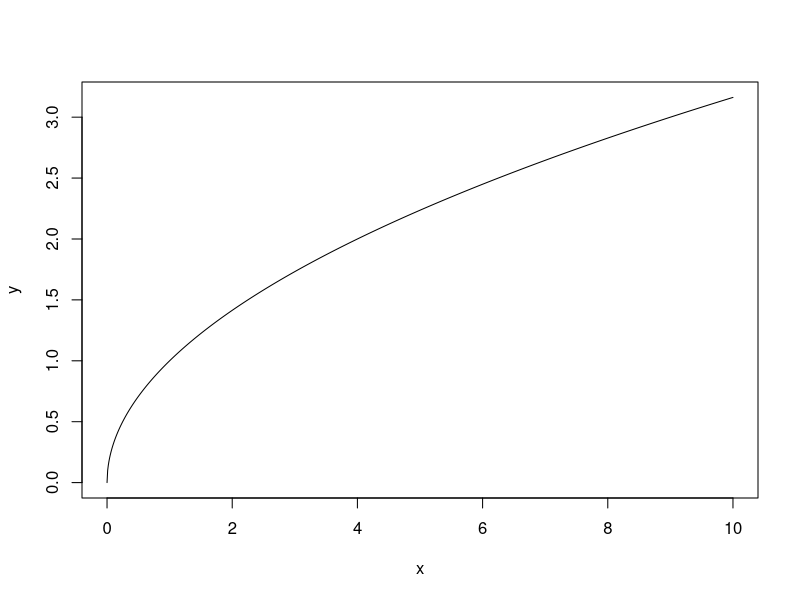
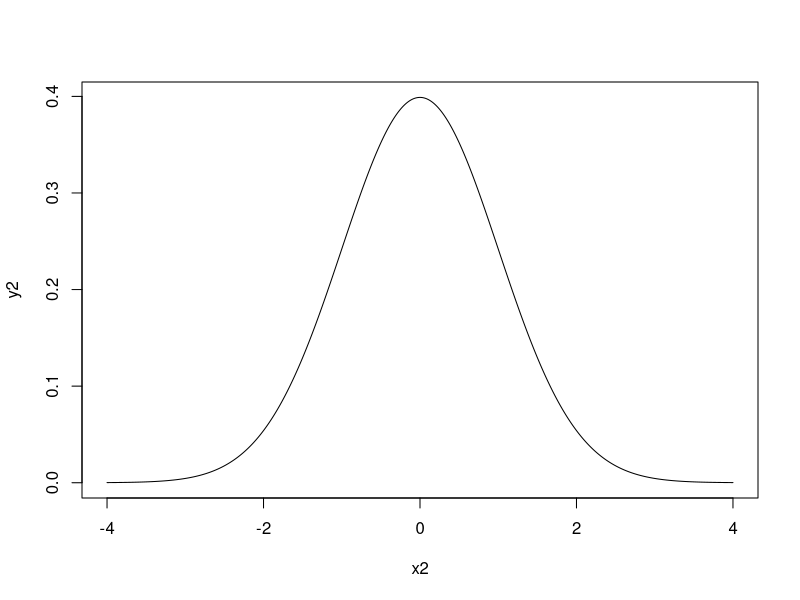
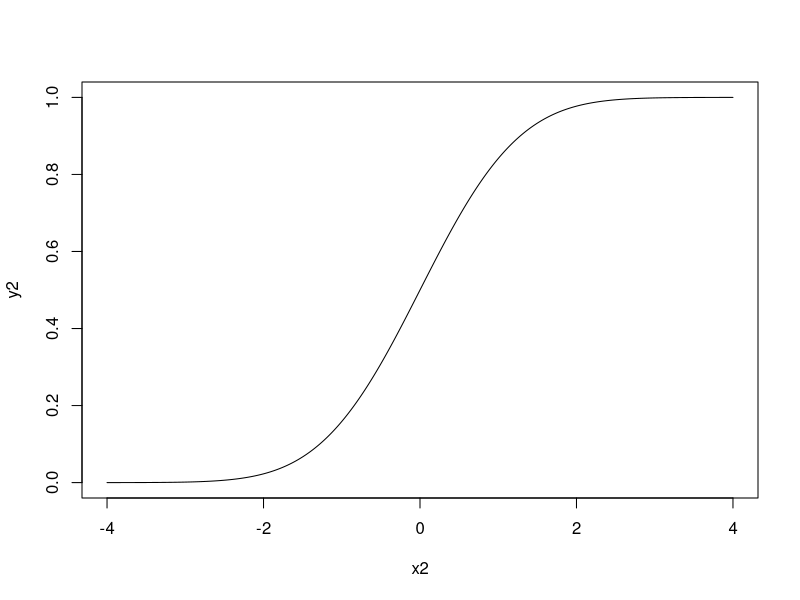

Write the R code that produced these figures, in order.
#Sketch some graphs
x <- seq(0,10,0.01)
y = sqrt(x)
plot(x,y,type="l")

#Problem 10 on Review Questions

z <- (120 - 100)/15
pnorm(z)

z2 <- (180 - 100)/15
pnorm(z2)
ans <- 1 - pnorm(z2)

#examples of some graphs
x2 <- seq(-4, 4, 0.01)
y2 = dnorm(x2)
plot(x2,y2,type="l")

x2 <- seq(-4, 4, 0.01)
y2 = pnorm(x2)
plot(x2,y2,type="l")
